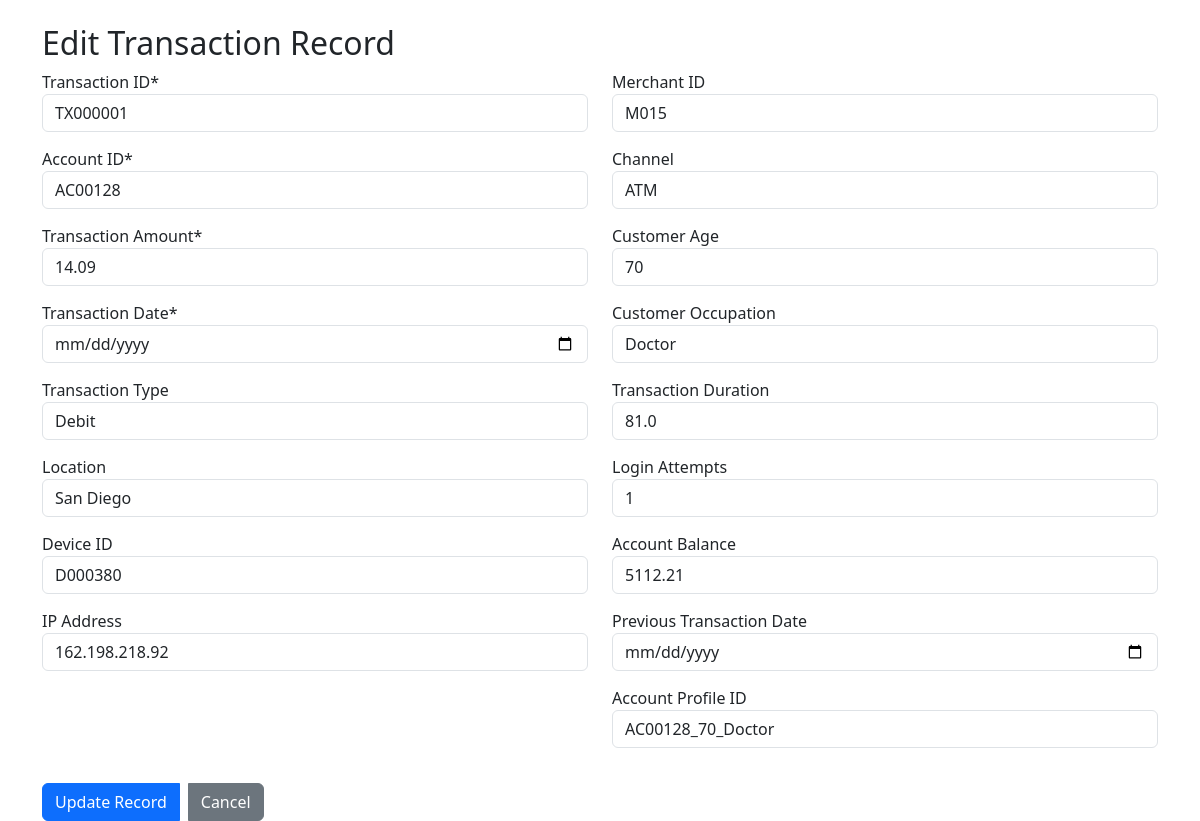
/edit/0, run on the app's committed database.
### tables this page shows
CREATE TABLE "Input" (
	"Index"	INTEGER NOT NULL,
	"TransactionID"	,
	"AccountID"	,
	"TransactionAmount"	,
	"TransactionDate"	,
	"TransactionType"	,
	"Location"	,
	"DeviceID"	,
	"IP Address"	,
	"MerchantID"	,
	"Channel"	,
	"CustomerAge"	,
	"CustomerOccupation"	,
	"TransactionDuration"	,
	"LoginAttempts"	,
	"AccountBalance"	,
	"PreviousTransactionDate"	,
	"AccountProfileID"	,
	PRIMARY KEY("Index" AUTOINCREMENT)
);

### API/app3.py (the view, shortened to what this page needs)
@app.route('/edit/<int:index>', methods=['GET', 'POST'])
def edit_record(index):
    conn = get_db() # Use the get_db function
    cursor = conn.cursor()
    if request.method == 'GET':
        try:
            cursor.execute("SELECT * FROM Input WHERE \"Index\"=?", (index,))
            columns = [description[0] for description in cursor.description]
            row = cursor.fetchone()
            if row:
                record = dict(zip(columns, row))
                return render_template('edit_record.html', record=record)
            else:
                flash("Record not found", "error")
                return redirect(url_for('dashboard'))
        except sqlite3.Error as e:
            flash(f"Database error: {str(e)}", "error")
            return redirect(url_for('dashboard'))
        finally:
            if conn:
                conn.close()

### API/app3.py (called while the page is built)
def get_db():
    db = getattr(g, '_database', None)
    if db is None:
        db = g._database = sqlite3.connect(db_path)
        db.row_factory = sqlite3.Row
    return db

@app.teardown_appcontext
def close_connection(exception):
    db = getattr(g, '_database', None)
    if db is not None:
        db.close()

### API/templates/edit_record.html (shortened to what this page needs)
<!DOCTYPE html>
<html lang="en">
<head>
    <link href="https://cdnjs.cloudflare.com/ajax/libs/bootstrap/5.3.0/css/bootstrap.min.css" rel="stylesheet">
</head>
<body>
    <div class="container mt-4">
        <div class="row">
            <div class="col-md-12">
                <h2>Edit Transaction Record</h2>
                <form method="POST" action="{{ url_for('edit_record', index=record['Index']) }}">
                    <div class="row">
                        <div class="col-md-6">
                            <div class="form-group">
                                <label for="TransactionID">Transaction ID*</label>
                                <input type="text" class="form-control" id="TransactionID" name="TransactionID"
                                       value="{{ record['TransactionID'] }}" required>
                            </div>
                            <div class="form-group">
                                <label for="AccountID">Account ID*</label>
                                <input type="text" class="form-control" id="AccountID" name="AccountID"
                                       value="{{ record['AccountID'] }}" required>
                            </div>
                            <div class="form-group">
                                <label for="TransactionAmount">Transaction Amount*</label>
                                <input type="number" step="0.01" class="form-control" id="TransactionAmount"
                                       name="TransactionAmount" value="{{ record['TransactionAmount'] }}" required>
                            </div>
                            <div class="form-group">
                                <label for="TransactionDate">Transaction Date*</label>
                                <input type="date" class="form-control" id="TransactionDate"
                                       name="TransactionDate" value="{{ record['TransactionDate'] }}" required>
                            </div>
                            <div class="form-group">
                                <label for="TransactionType">Transaction Type</label>
                                <input type="text" class="form-control" id="TransactionType"
                                       name="TransactionType" value="{{ record['TransactionType'] }}">
                            </div>
                            <div class="form-group">
                                <label for="Location">Location</label>
                                <input type="text" class="form-control" id="Location"
                                       name="Location" value="{{ record['Location'] }}">
                            </div>
                            <div class="form-group">
                                <label for="DeviceID">Device ID</label>
                                <input type="text" class="form-control" id="DeviceID"
                                       name="DeviceID" value="{{ record['DeviceID'] }}">
                            </div>
                            <div class="form-group">
                                <label for="IP_Address">IP Address</label>
                                <input type="text" class="form-control" id="IP_Address"
                                       name="IP_Address" value="{{ record['IP Address'] }}">
                            </div>
                        </div>
                        <div class="col-md-6">
                            <div class="form-group">
                                <label for="MerchantID">Merchant ID</label>
                                <input type="text" class="form-control" id="MerchantID"
                                       name="MerchantID" value="{{ record['MerchantID'] }}">
                            </div>
                            <div class="form-group">
                                <label for="Channel">Channel</label>
                                <input type="text" class="form-control" id="Channel"
                                       name="Channel" value="{{ record['Channel'] }}">
                            </div>
                            <div class="form-group">
                                <label for="CustomerAge">Customer Age</label>
                                <input type="number" class="form-control" id="CustomerAge"
                                       name="CustomerAge" value="{{ record['CustomerAge'] }}">
                            </div>
                            <div class="form-group">
                                <label for="CustomerOccupation">Customer Occupation</label>
                                <input type="text" class="form-control" id="CustomerOccupation"
                                       name="CustomerOccupation" value="{{ record['CustomerOccupation'] }}">
                            </div>
                            <div class="form-group">
                                <label for="TransactionDuration">Transaction Duration</label>
                                <input type="number" step="0.01" class="form-control" id="TransactionDuration"
                                       name="TransactionDuration" value="{{ record['TransactionDuration'] }}">
                            </div>
                            <div class="form-group">
                                <label for="LoginAttempts">Login Attempts</label>
                                <input type="number" class="form-control" id="LoginAttempts"
                                       name="LoginAttempts" value="{{ record['LoginAttempts'] }}">
                            </div>
                            <div class="form-group">
                                <label for="AccountBalance">Account Balance</label>
                                <input type="number" step="0.01" class="form-control" id="AccountBalance"
                                       name="AccountBalance" value="{{ record['AccountBalance'] }}">
                            </div>
                            <div class="form-group">
                                <label for="PreviousTransactionDate">Previous Transaction Date</label>
                                <input type="date" class="form-control" id="PreviousTransactionDate"
                                       name="PreviousTransactionDate" value="{{ record['PreviousTransactionDate'] }}">
                            </div>
                            <div class="form-group">
                                <label for="AccountProfileID">Account Profile ID</label>
                                <input type="text" class="form-control" id="AccountProfileID"
                                       name="AccountProfileID" value="{{ record['AccountProfileID'] }}">
                            </div>
                        </div>
                    </div>
                    <div class="btn-group">
                        <button type="submit" class="btn btn-primary">Update Record</button>
                        <a href="{{ url_for('dashboard') }}" class="btn btn-secondary ms-2">Cancel</a>
                    </div>
                </form>
            </div>
        </div>
    </div>
</body>
</html>

### API/templates/edit_record.html (style rules this page uses)
.form-group { margin-bottom: 15px; }
.btn-group { margin-top: 20px; }

### data on the page
Input: TransactionID "TX000001", AccountID "AC00128", TransactionAmount "14.09", TransactionType "Debit", Location "San Diego", DeviceID "D000380", IP_Address "162.198.218.92", MerchantID "M015", Channel "ATM", CustomerAge "70", CustomerOccupation "Doctor", TransactionDuration "81.0", LoginAttempts "1", AccountBalance "5112.21", AccountProfileID "AC00128_70_Doctor"
